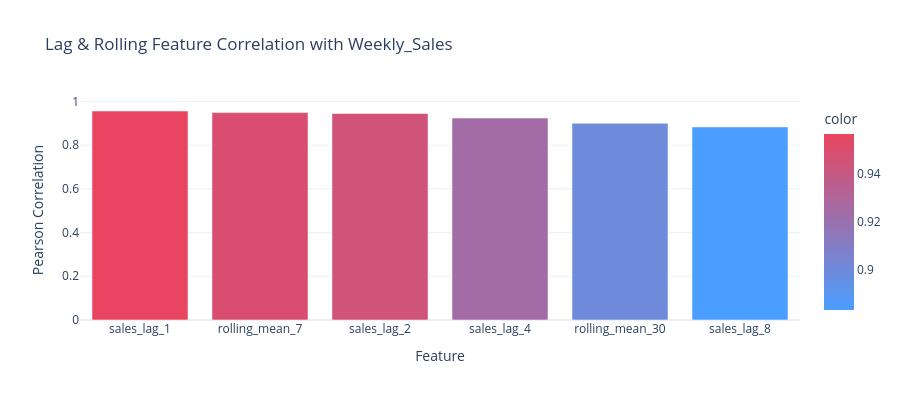

Write notebook code for a chart like this one.
### Markdown cell above
## Lag Feature Correlation with Target

### Code cell
lag_cols = ['sales_lag_1', 'sales_lag_2', 'sales_lag_4', 'sales_lag_8',
            'rolling_mean_7', 'rolling_mean_30']
corrs = df_feat[lag_cols + ['Weekly_Sales']].corr()['Weekly_Sales'].drop('Weekly_Sales').sort_values(ascending=False)
fig = px.bar(x=corrs.index, y=corrs.values,
             title='Lag & Rolling Feature Correlation with Weekly_Sales',
             color=corrs.values, color_continuous_scale=['#4a9eff', '#e94560'],
             labels={'x': 'Feature', 'y': 'Pearson Correlation'})
fig.update_layout(height=400, template='plotly_white')
fig.show()

### Figure 1 — Plotly figure (JSON) as saved in the notebook; plotly's stock layout.template omitted (floating-point values rounded to 4 significant figures)
{"data": [{"hovertemplate": "Feature=%{x}<br>Pearson Correlation=%{y}<br>color=%{marker.color}<extra></extra>", "legendgroup": "", "marker": {"color": [0.9563, 0.949, 0.9449, 0.924, 0.9001, 0.8834], "coloraxis": "coloraxis", "pattern": {"shape": ""}}, "name": "", "orientation": "v", "showlegend": false, "textposition": "auto", "type": "bar", "x": ["sales_lag_1", "rolling_mean_7", "sales_lag_2", "sales_lag_4", "rolling_mean_30", "sales_lag_8"], "xaxis": "x", "y": [0.9563, 0.949, 0.9449, 0.924, 0.9001, 0.8834], "yaxis": "y"}], "layout": {"barmode": "relative", "coloraxis": {"colorbar": {"title": {"text": "color"}}, "colorscale": [[0, "#4a9eff"], [1, "#e94560"]]}, "height": 400, "legend": {"tracegroupgap": 0}, "title": {"text": "Lag & Rolling Feature Correlation with Weekly_Sales"}, "xaxis": {"anchor": "y", "domain": [0, 1], "title": {"text": "Feature"}}, "yaxis": {"anchor": "x", "domain": [0, 1], "title": {"text": "Pearson Correlation"}}}}
